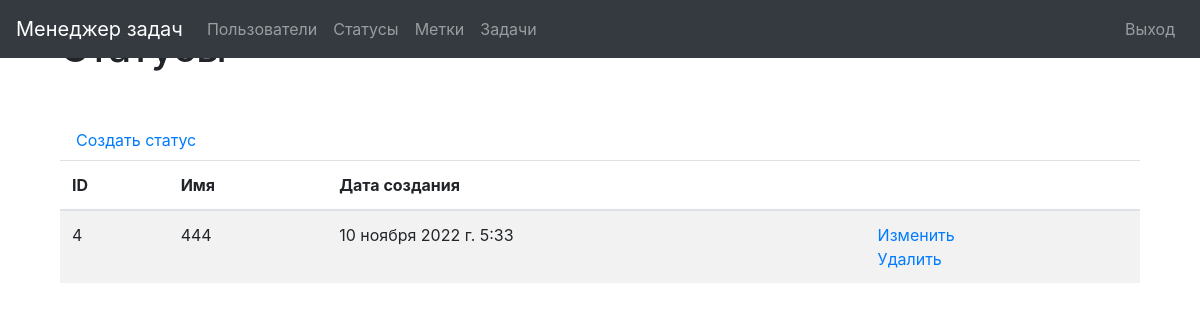
The page /statuses/ (signed in) on the database its author committed.
### task_manager/statuses/models.py (models this page shows, shortened)
class Status(models.Model):
    name = models.CharField(max_length=255, verbose_name='DefaultName')
    date_created = models.DateTimeField(auto_now_add=True)

### task_manager/statuses/views.py (the view)
# urls.py: path('', views.StatusesPage.as_view()),
class StatusesPage(MyLoginRequired, View):
    def get(self, request):
        statuses = Status.objects.all()
        template_name = 'statuses/statuses.html'
        return render(request, template_name, context={
            'statuses': statuses
        })

### task_manager/mixins.py (called while the page is built)
    def dispatch(self, request, *args, **kwargs):
        if not request.user.is_authenticated:
            messages.error(request, _("""Вы не авторизованы!
                                      Пожалуйста, выполните вход."""))
            return redirect('/login/')
        return super().dispatch(request, *args, **kwargs)

### task_manager/templates/statuses/statuses.html
{% extends 'base_auth.html' %}
{% load i18n %}
{% block content %}
<div class="container wrapper flex-grow-1">
    <h1 class="my-4">{% translate "Статусы" %} </h1>
    <br>
<a class="nav-link" href="/statuses/create/">{% translate "Создать статус" %}</a>
<table class="table table-striped">
    <thead>
      <tr>
        <th>ID</th>
        <th>{% translate "Имя" %}</th>
        <th>{% translate "Дата создания" %}</th>
        <th></th>
      </tr>
    </thead>
    <tbody>
        {% for status in statuses %}
        <tr>
            <td>{{ status.id }}</td>
            <td>{{ status.name }}</td>
            <td>{{ status.date_created }}</td>
            <td>
                <a href="{% url 'update_status' status.id %}">{% translate "Изменить" %}</a>
                <br>
                <a href="{% url 'delete_status' status.id %}">{% translate "Удалить" %}</a>
            </td>
        </tr>
        {% endfor %}
    </tbody>
</table>
</div>
{% endblock %}

### rows shown on the page
Status: id "4", name "444", date_created "10 ноября 2022 г. 5:33"
